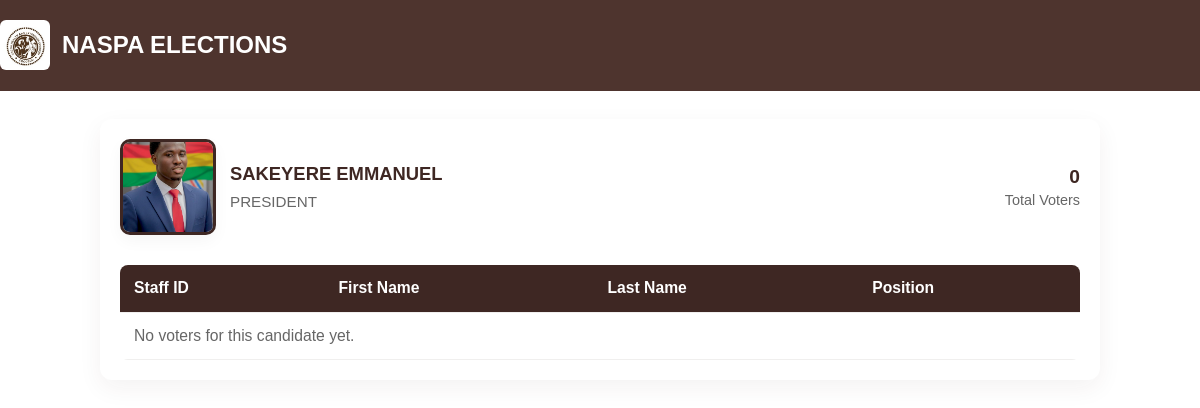
Page /main/candidate-voters/15/ on the committed database.
### main/models.py (models this page shows, shortened)
class Candidate(models.Model):
    candidate_name = models.ForeignKey(User, on_delete=models.CASCADE, related_name='candidate_name')
    photo = models.ImageField(upload_to='candidate_photos/')
    candidate_position = models.ForeignKey(Position, on_delete=models.CASCADE, related_name='candidate_position')
    class Meta:
        unique_together = ('candidate_name', 'candidate_position')

class Position(models.Model):
    position_name = models.CharField(max_length=100)
    description = models.TextField()

### main/views.py (the view)
# urls.py: path('candidate-voters/<int:candidate_id>/', main_views.candidate_voters, name='candidate_voters'),
def candidate_voters(request, candidate_id):
    candidate = Candidate.objects.get(id=candidate_id)
    votes = Vote.objects.filter(candidate=candidate).select_related('voter', 'position')
    voters = [vote.voter for vote in votes]
    return render(request, 'main/candidate_voters.html', {
        'candidate': candidate,
        'votes': votes,
        'voters': voters,
    })

### main/context_processors.py (called while the page is built)
def timezone_context(request):
    return {
        'timezone': timezone,
    }

### main/templates/main/candidate_voters.html (shortened to what this page needs)
{% extends "main/base.html" %}
{% load static %}
{% block extra_css %}
<link rel="stylesheet" href="{% static 'css/candidate_voters.css' %}">
{% endblock %}
{% block content %}
<div class="candidate-voters-container">
    <div class="header-row">
        <div class="candidate-summary">
            <img src="{{ candidate.photo.url }}" class="candidate-photo" alt="{{ candidate.candidate_name.first_name }}">
            <div class="candidate-meta">
                <div class="candidate-title">{{ candidate.candidate_name.first_name }} {{ candidate.candidate_name.last_name }}</div>
                <div class="candidate-position">{{ candidate.candidate_position.position_name }}</div>
            </div>
        </div>
        <div class="stats">
            <div class="stat-item">
                <div class="stat-value">{{ votes|length }}</div>
                <div class="stat-label">Total Voters</div>
            </div>
        </div>
    </div>
    <div class="table-wrap">
        <table class="voters-table">
            <thead>
                <tr>
                    <th>Staff ID</th>
                    <th>First Name</th>
                    <th>Last Name</th>
                    <th>Position</th>
                </tr>
            </thead>
            <tbody>
                {% for vote in votes %}
                <tr>
                    <td>{{ vote.voter.username }}</td>
                    <td>{{ vote.voter.first_name }}</td>
                    <td>{{ vote.voter.last_name }}</td>
                    <td>{{ vote.position.position_name }}</td>
                </tr>
                {% empty %}
                <tr>
                    <td colspan="4" class="no-voters">No voters for this candidate yet.</td>
                </tr>
                {% endfor %}
            </tbody>
        </table>
    </div>
</div>
{% endblock %}

### main/static/css/base.css (style rules this page uses)
:root { --brand-dark: #4E342E; --brand-dark-2: #3E2723; --success: #388E3C; --danger: #C62828; --info: #1976D2; --page-bg: #ffffff; --text: #333; --max-container: 1100px; --gutter: 16px; --radius: 8px; }
* { box-sizing: border-box }
html,body { height:100% }
body { margin: 0; font-family: Arial, Helvetica, sans-serif; background-color: var(--page-bg); color: var(--text); -webkit-font-smoothing:antialiased; -moz-osx-font-smoothing:grayscale; line-height:1.45; font-size:16px; }
img { max-width: 100%; height: auto; display: inline-block; }

### main/static/css/candidate_voters.css (style rules this page uses)
.candidate-voters-container { width: 100%; max-width: 1000px; margin: 28px auto; background: #fff; border-radius: 12px; box-shadow: 0 8px 24px rgba(62,39,35,0.06); padding: 20px; box-sizing: border-box; }
.header-row { display: flex; align-items: center; justify-content: space-between; gap: 16px; margin-bottom: 18px; flex-wrap: wrap; }
.candidate-summary { display: flex; align-items: center; gap: 14px; min-width: 0; }
.candidate-photo { width: 96px; height: 96px; object-fit: cover; border-radius: 10px; border: 3px solid #3E2723; box-shadow: 0 6px 16px rgba(0,0,0,0.04); flex: 0 0 96px; }
.candidate-meta { display: flex; flex-direction: column; gap: 4px; min-width: 0; }
.candidate-title { font-size: 1.15rem; font-weight: 800; color: #3E2723; white-space: nowrap; overflow: hidden; text-overflow: ellipsis; }
.candidate-position { color: #666; font-size: 0.95rem; }
.stats { display:flex; gap:12px; align-items:center; }
.stat-item { text-align: right; }
.stat-value { font-weight:800; font-size:1.2rem; color:#3E2723; }
.stat-label { font-size:0.9rem; color:#666; }
.table-wrap { width:100%; overflow-x:auto; }
.voters-table { width: 100%; border-collapse: collapse; margin-top: 12px; min-width: 560px; background: #fff; border-radius: 8px; overflow: hidden; }
.voters-table th, .voters-table td { padding: 12px 14px; border-bottom: 1px solid #f0efee; text-align: left; vertical-align: middle; font-size: 0.98rem; }
.voters-table thead th { background: #3E2723; color: #fff; font-weight: 700; }
.no-voters { text-align: center; color: #666; padding: 18px 0; }

### rows in the picture
Candidate: photo (picture), candidate_name.first_name "SAKEYERE", candidate_name.last_name "EMMANUEL", candidate_position.position_name "PRESIDENT"

### other values in the picture
{{ votes|length }} "0"
